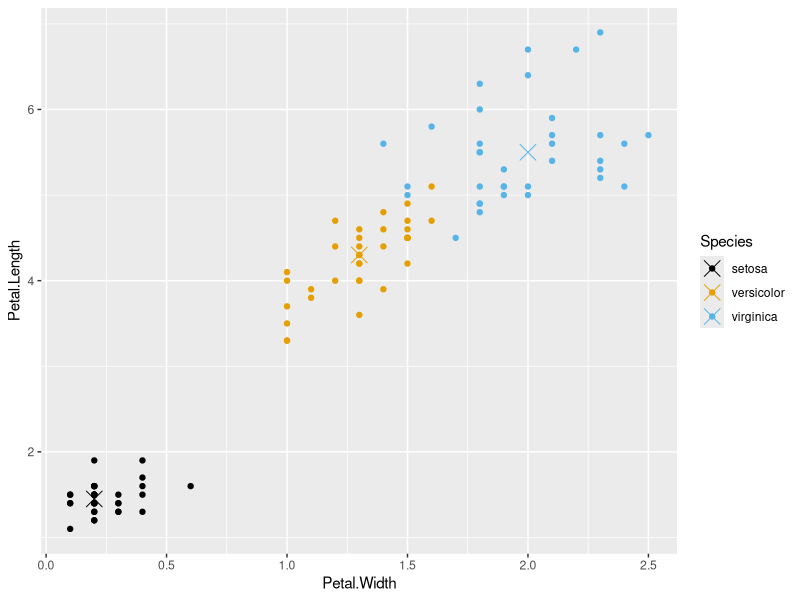
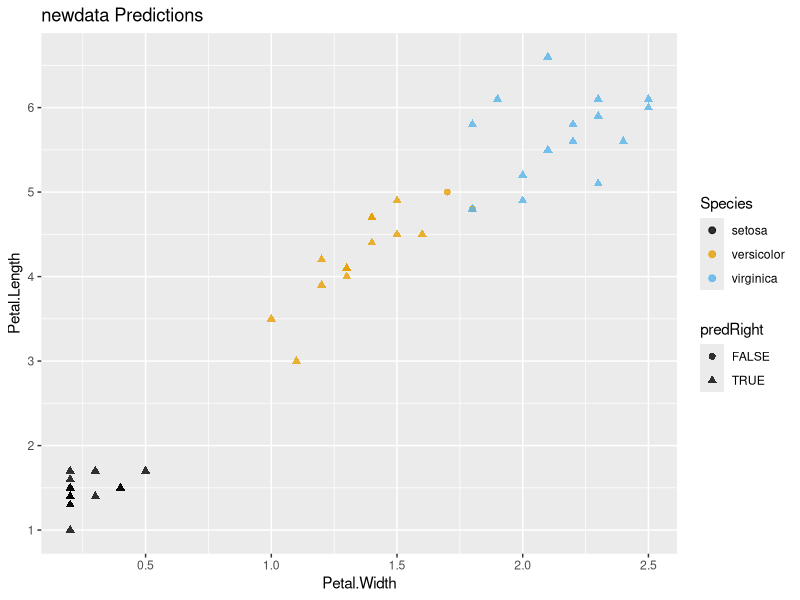

Recreate these plots in R, in order.
## ---- chunk 1

library(knitr)
options(width = 100)
opts_chunk$set(message = F, error = F, warning = F, fig.align = 'center')

## ---- chunk 2
library(caret)
library(ggplot2)
library("xtable")
library(grid)
library(gridExtra)
library(randomForest)
## ---- chunk 3
# palette color-blind-friendly: The palette with black
cbbPalette <- c("#000000", "#E69F00", "#56B4E9", "#009E73",
                "#F0E442", "#0072B2", "#D55E00", "#CC79A7")

## ---- chunk 4
data(iris) 
inTrain <- createDataPartition(y=iris$Species,
                              p=0.7, list=FALSE)
training <- iris[inTrain,]
testing <- iris[-inTrain,]
## ---- chunk 5
set.seed(975)
modFit <- train(Species~ ., data=training,method="rf", prox=TRUE) # prox?
modFit
## ---- chunk 6
treetwo <- getTree(modFit$finalModel,k=2) # Tree no 2
# treetwo
kable(treetwo, row.names = TRUE, caption = "Tree 2")

# next tree
treethree <- getTree(modFit$finalModel,k=3) # Tree no 3
kable(treethree, row.names = TRUE, caption = "Tree 3")


# library(rattle)
# library(rpart)
# fancyRpartPlot(treetwo, 
#                main = "Tree 2",
#                palettes=c("Greys", "Oranges", "Reds") ) #==> Does not work
# These trees are differents
## ---- chunk 7
# get centers
irisP <- classCenter(training[,c(3,4)], training$Species, modFit$finalModel$prox) # returns the centers
irisP <- as.data.frame(irisP)
irisP$Species <- rownames(irisP)

p <- ggplot(data = training) +
        geom_point(aes(x=Petal.Width,y=Petal.Length,col=Species)) + 
        geom_point(aes(x=Petal.Width,y=Petal.Length,col=Species),
                   size=5,shape=4,data=irisP)
p + scale_color_manual(values = cbbPalette)

## ---- chunk 8
pred <- predict(modFit,testing)
testing$predRight <- pred == testing$Species
# table(pred,testing$Species)
kable(table(pred,testing$Species), caption = "predicted (rows) vs species (columns)")
## ---- chunk 9
# qplot(Petal.Width,Petal.Length,colour=predRight,data=testing,main="newdata Predictions")

ggplot(data = testing, 
       aes(Petal.Width,Petal.Length, colour = Species, shape = predRight)) + 
        geom_point(size = 2, alpha = 0.8) +
        scale_color_manual(values = cbbPalette) +
        labs(title="newdata Predictions")
